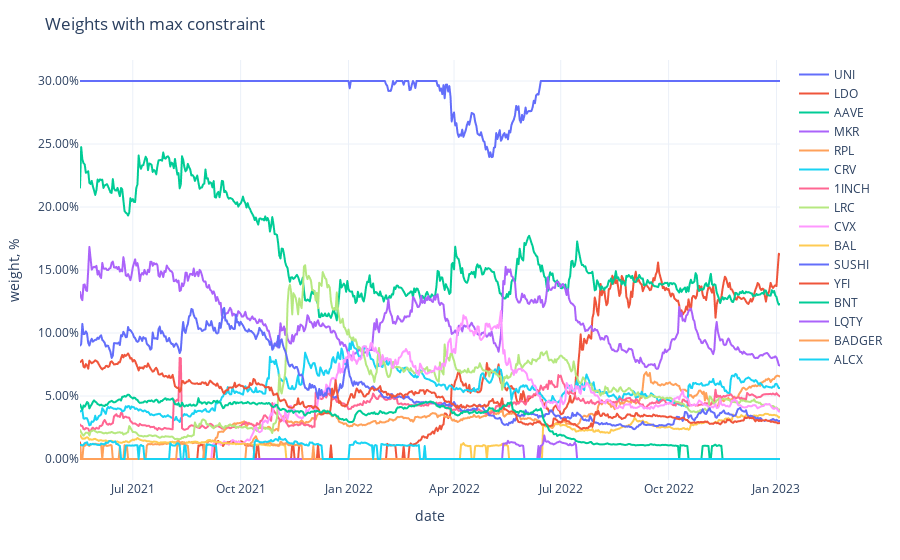

The notebook cell saved with this chart:
### Code cell
fig = px.line(adjusted_weights,
              labels={'value': 'weight, %', 'variable': ''})
fig.update_traces(
    hovertemplate="%{y}"
)
fig.update_yaxes(
    tickformat=".2%",
)
fig.update_xaxes(
    showspikes=True,
    spikethickness=2,
    spikedash="dot",
    spikecolor="#999999",
    spikemode="across",
)
fig.update_layout(
    hovermode="x",
    hoverdistance=100,  ## Distance to show hover label of data point
    spikedistance=1000,  ## Distance to show spike
    template='plotly_white',
    title='Weights with max constraint'
)

### Figure 1 — Plotly figure (JSON) as saved in the notebook; plotly's stock layout.template omitted (floating-point values rounded to 4 significant figures; data arrays with more than 128 entries replaced by an {"elided": "..."} marker saying what was removed)
{"data": [{"hovertemplate": "%{y}", "legendgroup": "UNI", "line": {"color": "#636efa", "dash": "solid"}, "marker": {"symbol": "circle"}, "mode": "lines", "name": "UNI", "showlegend": true, "type": "scattergl", "x": {"elided": "598 str values"}, "xaxis": "x", "y": {"elided": "598 float values"}, "yaxis": "y"}, {"hovertemplate": "%{y}", "legendgroup": "LDO", "line": {"color": "#EF553B", "dash": "solid"}, "marker": {"symbol": "circle"}, "mode": "lines", "name": "LDO", "showlegend": true, "type": "scattergl", "x": {"elided": "598 str values"}, "xaxis": "x", "y": {"elided": "598 float values"}, "yaxis": "y"}, {"hovertemplate": "%{y}", "legendgroup": "AAVE", "line": {"color": "#00cc96", "dash": "solid"}, "marker": {"symbol": "circle"}, "mode": "lines", "name": "AAVE", "showlegend": true, "type": "scattergl", "x": {"elided": "598 str values"}, "xaxis": "x", "y": {"elided": "598 float values"}, "yaxis": "y"}, {"hovertemplate": "%{y}", "legendgroup": "MKR", "line": {"color": "#ab63fa", "dash": "solid"}, "marker": {"symbol": "circle"}, "mode": "lines", "name": "MKR", "showlegend": true, "type": "scattergl", "x": {"elided": "598 str values"}, "xaxis": "x", "y": {"elided": "598 float values"}, "yaxis": "y"}, {"hovertemplate": "%{y}", "legendgroup": "RPL", "line": {"color": "#FFA15A", "dash": "solid"}, "marker": {"symbol": "circle"}, "mode": "lines", "name": "RPL", "showlegend": true, "type": "scattergl", "x": {"elided": "598 str values"}, "xaxis": "x", "y": {"elided": "598 float values"}, "yaxis": "y"}, {"hovertemplate": "%{y}", "legendgroup": "CRV", "line": {"color": "#19d3f3", "dash": "solid"}, "marker": {"symbol": "circle"}, "mode": "lines", "name": "CRV", "showlegend": true, "type": "scattergl", "x": {"elided": "598 str values"}, "xaxis": "x", "y": {"elided": "598 float values"}, "yaxis": "y"}, {"hovertemplate": "%{y}", "legendgroup": "1INCH", "line": {"color": "#FF6692", "dash": "solid"}, "marker": {"symbol": "circle"}, "mode": "lines", "name": "1INCH", "showlegend": true, "type": "scattergl", "x": {"elided": "598 str values"}, "xaxis": "x", "y": {"elided": "598 float values"}, "yaxis": "y"}, {"hovertemplate": "%{y}", "legendgroup": "LRC", "line": {"color": "#B6E880", "dash": "solid"}, "marker": {"symbol": "circle"}, "mode": "lines", "name": "LRC", "showlegend": true, "type": "scattergl", "x": {"elided": "598 str values"}, "xaxis": "x", "y": {"elided": "598 float values"}, "yaxis": "y"}, {"hovertemplate": "%{y}", "legendgroup": "CVX", "line": {"color": "#FF97FF", "dash": "solid"}, "marker": {"symbol": "circle"}, "mode": "lines", "name": "CVX", "showlegend": true, "type": "scattergl", "x": {"elided": "598 str values"}, "xaxis": "x", "y": {"elided": "598 float values"}, "yaxis": "y"}, {"hovertemplate": "%{y}", "legendgroup": "BAL", "line": {"color": "#FECB52", "dash": "solid"}, "marker": {"symbol": "circle"}, "mode": "lines", "name": "BAL", "showlegend": true, "type": "scattergl", "x": {"elided": "598 str values"}, "xaxis": "x", "y": {"elided": "598 float values"}, "yaxis": "y"}, {"hovertemplate": "%{y}", "legendgroup": "SUSHI", "line": {"color": "#636efa", "dash": "solid"}, "marker": {"symbol": "circle"}, "mode": "lines", "name": "SUSHI", "showlegend": true, "type": "scattergl", "x": {"elided": "598 str values"}, "xaxis": "x", "y": {"elided": "598 float values"}, "yaxis": "y"}, {"hovertemplate": "%{y}", "legendgroup": "YFI", "line": {"color": "#EF553B", "dash": "solid"}, "marker": {"symbol": "circle"}, "mode": "lines", "name": "YFI", "showlegend": true, "type": "scattergl", "x": {"elided": "598 str values"}, "xaxis": "x", "y": {"elided": "598 float values"}, "yaxis": "y"}, {"hovertemplate": "%{y}", "legendgroup": "BNT", "line": {"color": "#00cc96", "dash": "solid"}, "marker": {"symbol": "circle"}, "mode": "lines", "name": "BNT", "showlegend": true, "type": "scattergl", "x": {"elided": "598 str values"}, "xaxis": "x", "y": {"elided": "598 float values"}, "yaxis": "y"}, {"hovertemplate": "%{y}", "legendgroup": "LQTY", "line": {"color": "#ab63fa", "dash": "solid"}, "marker": {"symbol": "circle"}, "mode": "lines", "name": "LQTY", "showlegend": true, "type": "scattergl", "x": {"elided": "598 str values"}, "xaxis": "x", "y": {"elided": "598 float values"}, "yaxis": "y"}, {"hovertemplate": "%{y}", "legendgroup": "BADGER", "line": {"color": "#FFA15A", "dash": "solid"}, "marker": {"symbol": "circle"}, "mode": "lines", "name": "BADGER", "showlegend": true, "type": "scattergl", "x": {"elided": "598 str values"}, "xaxis": "x", "y": {"elided": "598 float values"}, "yaxis": "y"}, {"hovertemplate": "%{y}", "legendgroup": "ALCX", "line": {"color": "#19d3f3", "dash": "solid"}, "marker": {"symbol": "circle"}, "mode": "lines", "name": "ALCX", "showlegend": true, "type": "scattergl", "x": {"elided": "598 str values"}, "xaxis": "x", "y": {"elided": "598 float values"}, "yaxis": "y"}], "layout": {"hoverdistance": 100, "hovermode": "x", "legend": {"title": {"text": ""}, "tracegroupgap": 0}, "margin": {"t": 60}, "spikedistance": 1000, "title": {"text": "Weights with max constraint"}, "xaxis": {"anchor": "y", "domain": [0, 1], "showspikes": true, "spikecolor": "#999999", "spikedash": "dot", "spikemode": "across", "spikethickness": 2, "title": {"text": "date"}}, "yaxis": {"anchor": "x", "domain": [0, 1], "tickformat": ".2%", "title": {"text": "weight, %"}}}}
